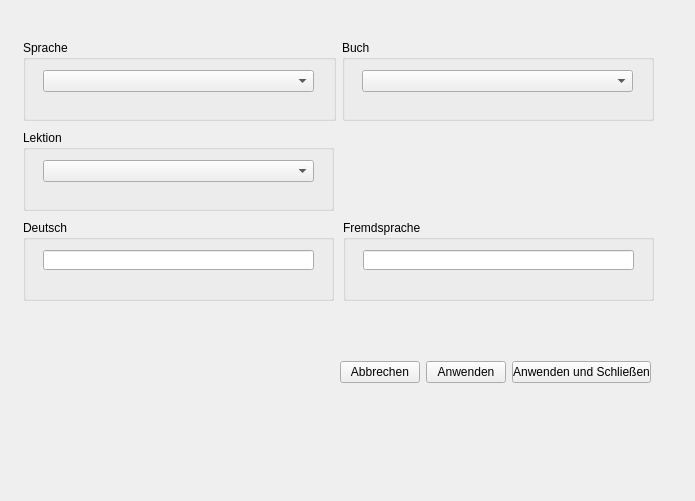
<?xml version="1.0" encoding="UTF-8"?>
<ui version="4.0">
 <class>Form</class>
 <widget class="QWidget" name="Form">
  <property name="geometry">
   <rect>
    <x>0</x>
    <y>0</y>
    <width>695</width>
    <height>501</height>
   </rect>
  </property>
  <property name="windowTitle">
   <string>Vokabel anlegen</string>
  </property>
  <widget class="QGroupBox" name="groupBox_5">
   <property name="geometry">
    <rect>
     <x>343</x>
     <y>220</y>
     <width>311</width>
     <height>81</height>
    </rect>
   </property>
   <property name="title">
    <string>Fremdsprache</string>
   </property>
   <widget class="QLineEdit" name="tfFremd">
    <property name="geometry">
     <rect>
      <x>20</x>
      <y>30</y>
      <width>271</width>
      <height>20</height>
     </rect>
    </property>
    <property name="font">
     <font>
      <pointsize>12</pointsize>
     </font>
    </property>
   </widget>
  </widget>
  <widget class="QGroupBox" name="groupBox_3">
   <property name="geometry">
    <rect>
     <x>23</x>
     <y>130</y>
     <width>311</width>
     <height>81</height>
    </rect>
   </property>
   <property name="title">
    <string>Lektion</string>
   </property>
   <widget class="QComboBox" name="cBLekion">
    <property name="geometry">
     <rect>
      <x>20</x>
      <y>30</y>
      <width>271</width>
      <height>22</height>
     </rect>
    </property>
   </widget>
  </widget>
  <widget class="QGroupBox" name="groupBox_4">
   <property name="geometry">
    <rect>
     <x>23</x>
     <y>220</y>
     <width>311</width>
     <height>81</height>
    </rect>
   </property>
   <property name="title">
    <string>Deutsch</string>
   </property>
   <widget class="QLineEdit" name="tfDeutsch">
    <property name="geometry">
     <rect>
      <x>20</x>
      <y>30</y>
      <width>271</width>
      <height>20</height>
     </rect>
    </property>
   </widget>
  </widget>
  <widget class="QWidget" name="layoutWidget">
   <property name="geometry">
    <rect>
     <x>23</x>
     <y>40</y>
     <width>631</width>
     <height>81</height>
    </rect>
   </property>
   <layout class="QHBoxLayout" name="horizontalLayout">
    <item>
     <widget class="QGroupBox" name="groupBox">
      <property name="title">
       <string>Sprache</string>
      </property>
      <widget class="QComboBox" name="cBSprache">
       <property name="geometry">
        <rect>
         <x>20</x>
         <y>30</y>
         <width>271</width>
         <height>22</height>
        </rect>
       </property>
      </widget>
     </widget>
    </item>
    <item>
     <widget class="QGroupBox" name="groupBox_2">
      <property name="title">
       <string>Buch</string>
      </property>
      <widget class="QComboBox" name="cBBuch">
       <property name="geometry">
        <rect>
         <x>20</x>
         <y>30</y>
         <width>271</width>
         <height>22</height>
        </rect>
       </property>
      </widget>
     </widget>
    </item>
   </layout>
  </widget>
  <widget class="QWidget" name="layoutWidget_2">
   <property name="geometry">
    <rect>
     <x>340</x>
     <y>360</y>
     <width>311</width>
     <height>25</height>
    </rect>
   </property>
   <layout class="QHBoxLayout" name="horizontalLayout_2">
    <item>
     <widget class="QPushButton" name="btnAbbrechen">
      <property name="text">
       <string>Abbrechen</string>
      </property>
     </widget>
    </item>
    <item>
     <widget class="QPushButton" name="btnAnwenden">
      <property name="text">
       <string>Anwenden</string>
      </property>
     </widget>
    </item>
    <item>
     <widget class="QPushButton" name="btnAnwendenUndSchliessen">
      <property name="text">
       <string>Anwenden und Schließen</string>
      </property>
     </widget>
    </item>
   </layout>
  </widget>
 </widget>
 <tabstops>
  <tabstop>cBSprache</tabstop>
  <tabstop>cBBuch</tabstop>
  <tabstop>cBLekion</tabstop>
  <tabstop>tfDeutsch</tabstop>
  <tabstop>tfFremd</tabstop>
  <tabstop>btnAbbrechen</tabstop>
  <tabstop>btnAnwenden</tabstop>
  <tabstop>btnAnwendenUndSchliessen</tabstop>
 </tabstops>
 <resources/>
 <connections/>
</ui>
